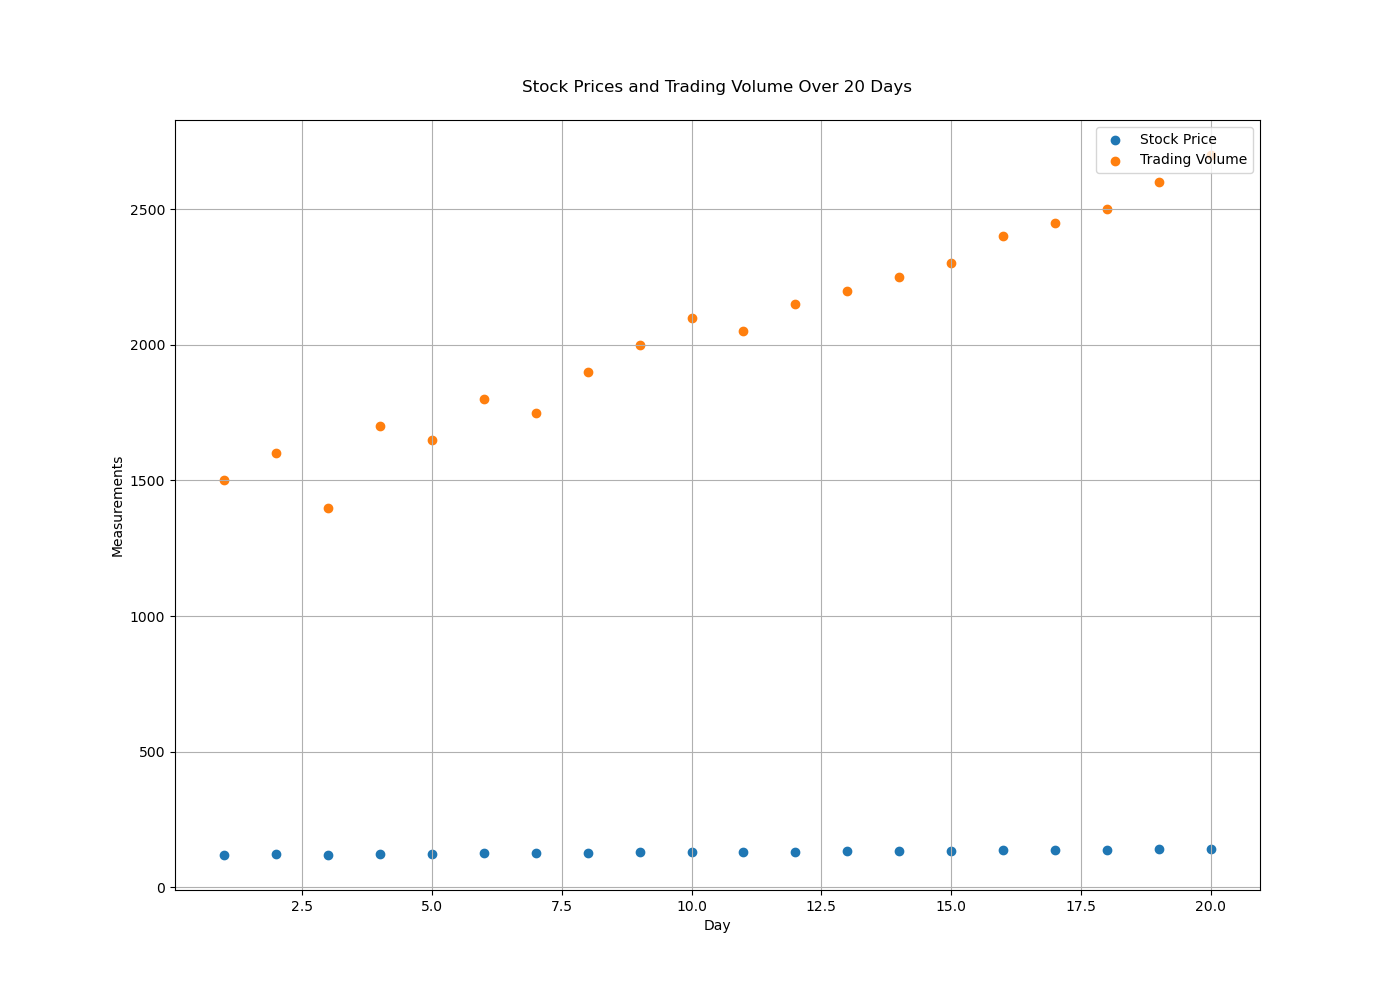

Generate this figure with Python:

import matplotlib.pyplot as plt

# Data
days = [1, 2, 3, 4, 5, 6, 7, 8, 9, 10, 11, 12, 13, 14, 15, 16, 17, 18, 19, 20]
stock_price = [120.5, 121.8, 119.3, 123.4, 124.2, 126.5, 125.0, 127.3, 128.8, 130.2, 129.5, 131.0, 132.4, 133.8, 134.5, 136.0, 137.5, 138.8, 140.2, 141.5]
trading_volume = [1500, 1600, 1400, 1700, 1650, 1800, 1750, 1900, 2000, 2100, 2050, 2150, 2200, 2250, 2300, 2400, 2450, 2500, 2600, 2700]

# Scatter plot
plt.figure(figsize=(14, 10))  # Width:14, Height:10
plt.scatter(days, stock_price, color='#1f77b4', label='Stock Price')  # Blue
plt.scatter(days, trading_volume, color='#ff7f0e', label='Trading Volume')  # Orange

# Customize the plot
plt.title('Stock Prices and Trading Volume Over 20 Days', pad=20)
plt.xlabel('Day')
plt.ylabel('Measurements')
plt.legend(loc='upper right')
plt.grid(True)

# Show the plot
plt.show()
